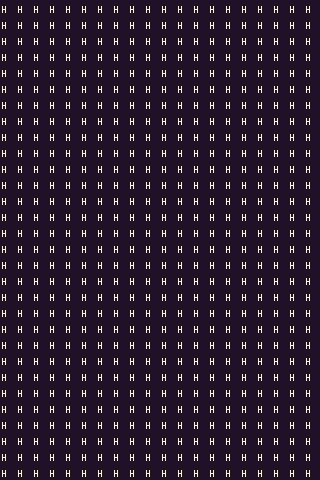

This game map was drawn from its Tiled (.tmx) file and the tilesets committed beside it. A one-line description and the full map source follow:
An orthogonal 20x30 tile map with 16x16 px tiles, 1 tile layer (prototype).

<map version="1.10" tiledversion="1.10.2" orientation="orthogonal" renderorder="right-down" width="20" height="30" tilewidth="16" tileheight="16" infinite="0" nextlayerid="9" nextobjectid="1">
 <tileset firstgid="1" source="FaerieForest_PetricakeGamesTSX.tsx" />
 <layer id="1" name="prototype" width="20" height="30">
  <data encoding="csv">
163,163,163,163,163,163,163,163,163,163,163,163,163,163,163,163,163,163,163,163,
163,163,163,163,163,163,163,163,163,163,163,163,163,163,163,163,163,163,163,163,
163,163,163,163,163,163,163,163,163,163,163,163,163,163,163,163,163,163,163,163,
163,163,163,163,163,163,163,163,163,163,163,163,163,163,163,163,163,163,163,163,
163,163,163,163,163,163,163,163,163,163,163,163,163,163,163,163,163,163,163,163,
163,163,163,163,163,163,163,163,163,163,163,163,163,163,163,163,163,163,163,163,
163,163,163,163,163,163,163,163,163,163,163,163,163,163,163,163,163,163,163,163,
163,163,163,163,163,163,163,163,163,163,163,163,163,163,163,163,163,163,163,163,
163,163,163,163,163,163,163,163,163,163,163,163,163,163,163,163,163,163,163,163,
163,163,163,163,163,163,163,163,163,163,163,163,163,163,163,163,163,163,163,163,
163,163,163,163,163,163,163,163,163,163,163,163,163,163,163,163,163,163,163,163,
163,163,163,163,163,163,163,163,163,163,163,163,163,163,163,163,163,163,163,163,
163,163,163,163,163,163,163,163,163,163,163,163,163,163,163,163,163,163,163,163,
163,163,163,163,163,163,163,163,163,163,163,163,163,163,163,163,163,163,163,163,
163,163,163,163,163,163,163,163,163,163,163,163,163,163,163,163,163,163,163,163,
163,163,163,163,163,163,163,163,163,163,163,163,163,163,163,163,163,163,163,163,
163,163,163,163,163,163,163,163,163,163,163,163,163,163,163,163,163,163,163,163,
163,163,163,163,163,163,163,163,163,163,163,163,163,163,163,163,163,163,163,163,
163,163,163,163,163,163,163,163,163,163,163,163,163,163,163,163,163,163,163,163,
163,163,163,163,163,163,163,163,163,163,163,163,163,163,163,163,163,163,163,163,
163,163,163,163,163,163,163,163,163,163,163,163,163,163,163,163,163,163,163,163,
163,163,163,163,163,163,163,163,163,163,163,163,163,163,163,163,163,163,163,163,
163,163,163,163,163,163,163,163,163,163,163,163,163,163,163,163,163,163,163,163,
163,163,163,163,163,163,163,163,163,163,163,163,163,163,163,163,163,163,163,163,
163,163,163,163,163,163,163,163,163,163,163,163,163,163,163,163,163,163,163,163,
163,163,163,163,163,163,163,163,163,163,163,163,163,163,163,163,163,163,163,163,
163,163,163,163,163,163,163,163,163,163,163,163,163,163,163,163,163,163,163,163,
163,163,163,163,163,163,163,163,163,163,163,163,163,163,163,163,163,163,163,163,
163,163,163,163,163,163,163,163,163,163,163,163,163,163,163,163,163,163,163,163,
163,163,163,163,163,163,163,163,163,163,163,163,163,163,163,163,163,163,163,163
</data>
 </layer>
</map>
